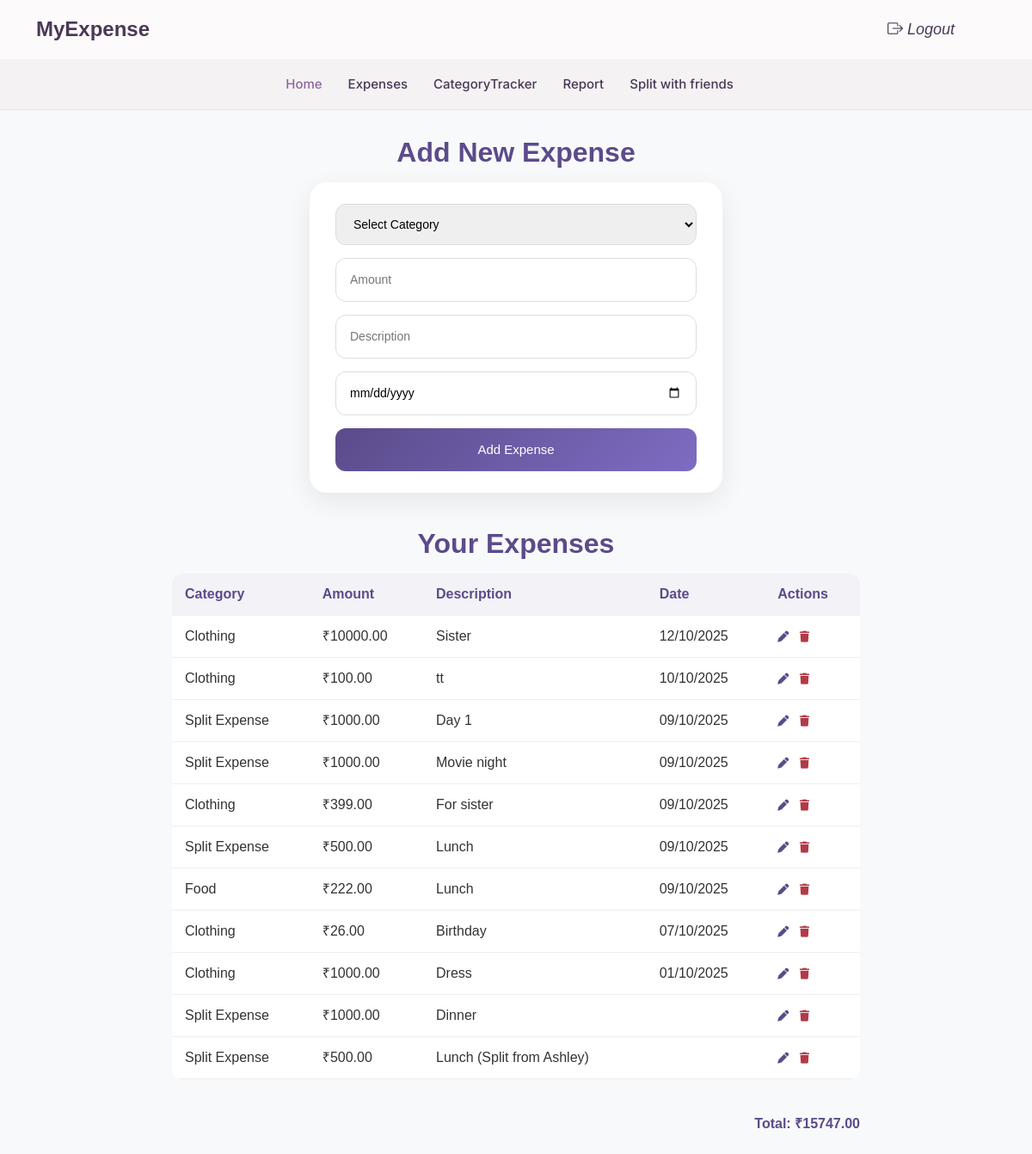
The app's page /expense/ (signed in) with its own data.
### app/models.py (models this page shows, shortened)
class Expense(models.Model):
    user = models.ForeignKey(User, on_delete=models.CASCADE)
    category = models.ForeignKey(Category, on_delete=models.CASCADE, null=True, blank=True)
    amount = models.DecimalField(max_digits=10, decimal_places=2)
    description = models.CharField(max_length=1000, blank=True, null=True)
    date = models.DateField(default=None, null=True, blank=True)

class Category(models.Model):
    category_name = models.CharField(max_length=100, unique=True)

### app/views.py (the view, shortened to what this page needs)
# urls.py: path('expense/',views.Add_expense,name='expense'),
def Add_expense(request):
    categories = Category.objects.all()
    expenses = Expense.objects.filter(user=request.user).order_by('-date', '-id')
    total_amount = sum(exp.amount for exp in expenses)
    return render(request, 'expense.html', {'categories': categories,'expenses': expenses,'total_amount': total_amount})

### template/expense.html (shortened to what this page needs)
{% include 'user_header.html' %}
<!DOCTYPE html>
<html lang="en">
<head>
    <link href="https://cdnjs.cloudflare.com/ajax/libs/font-awesome/6.4.0/css/all.min.css" rel="stylesheet">
</head>
<body>
    <h2>Add New Expense</h2>
    <div class="expense-form-card">
        <form action="{% url 'expense' %}" method="post">
            <div class="form-group">
                <select name="category" required>
                    <option value="" disabled selected>Select Category</option>
                </select>
            </div>
            <div class="form-group">
                <input type="number" name="amount" placeholder="Amount" required>
            </div>
            <div class="form-group">
                <input type="text" name="description" placeholder="Description" required>
            </div>
            <div class="form-group">
                <input type="date" name="date" required>
            </div>
            <button type="submit">Add Expense</button>
        </form>
    </div>
    <h2>Your Expenses</h2>
    <table class="expense-table">
        <tr>
            <th>Category</th>
            <th>Amount</th>
            <th>Description</th>
            <th>Date</th>
            <th>Actions</th>
        </tr>
        {% for i in expenses %}
        <tr>
            <td>{{ i.category.category_name }}</td>
            <td>₹{{ i.amount }}</td>
            <td>{{ i.description }}</td>
            <td>{{ i.date|date:"d/m/Y" }}</td>
            <td>
                <a href="{% url 'exedit' id=i.id %}"><i class="fa-solid fa-pen"></i></a>
                <a href="{% url 'exdelete' id=i.id %}" class="delete"><i class="fa-solid fa-trash"></i></a>
            </td>
        </tr>
        {% empty %}
        <tr>
            <td colspan="5" style="text-align:center; color:#999;">No expenses added yet.</td>
        </tr>
        {% endfor %}
    </table>
    <div class="total">
        Total: ₹{{ total_amount }}
    </div>
</body>
</html>

### template/expense.html (style rules this page uses)
body { font-family: 'Poppins', sans-serif; background: #f8f9fb; color: #333; margin: 0; padding: 0; }
h2 { text-align: center; font-weight: 600; color: #5b4b8a; margin: 30px 0 15px; }
.expense-form-card { max-width: 480px; margin: 0 auto 40px; background: #fff; padding: 25px 30px; border-radius: 20px; box-shadow: 0 10px 30px rgba(0, 0, 0, 0.08); transition: transform 0.2s ease, box-shadow 0.2s ease; }
.expense-form-card form { display: flex; flex-direction: column; gap: 15px; }
.expense-form-card .form-group { position: relative; }
.expense-form-card input, .expense-form-card select { width: 100%; padding: 14px 16px; border-radius: 12px; border: 1px solid #ddd; font-size: 14px; transition: 0.2s; }
.expense-form-card button { padding: 14px; border-radius: 12px; border: none; background: linear-gradient(135deg, #5b4b8a, #7e6cc3); color: #fff; font-size: 15px; font-weight: 500; cursor: pointer; transition: background 0.3s, transform 0.2s; }
.expense-table { max-width: 800px; margin: 0 auto 40px; border-collapse: collapse; width: 100%; background: #fff; border-radius: 12px; overflow: hidden; }
.expense-table th, .expense-table td { padding: 12px 15px; text-align: left; }
.expense-table th { background: #f3f2f7; color: #5b4b8a; font-weight: 600; }
.expense-table tr { border-bottom: 1px solid #eee; transition: background 0.2s ease; }
.expense-table td a { text-decoration: none; color: #5b4b8a; font-size: 13px; margin-right: 8px; }
.expense-table td a.delete { color: #b23a48; }
.total { max-width: 800px; margin: 0 auto 40px; text-align: right; font-weight: 600; color: #5b4b8a; font-size: 16px; }

### records on screen
Expense: category.category_name "Clothing", amount "10000.00", description "Sister", date "12/10/2025"
Expense: category.category_name "Clothing", amount "100.00", description "tt", date "10/10/2025"
Expense: category.category_name "Split Expense", amount "1000.00", description "Day 1", date "09/10/2025"
Expense: category.category_name "Split Expense", amount "1000.00", description "Movie night", date "09/10/2025"
Expense: category.category_name "Clothing", amount "399.00", description "For sister", date "09/10/2025"
Expense: category.category_name "Split Expense", amount "500.00", description "Lunch", date "09/10/2025"
Expense: category.category_name "Food", amount "222.00", description "Lunch", date "09/10/2025"
Expense: category.category_name "Clothing", amount "26.00", description "Birthday", date "07/10/2025"
Expense: category.category_name "Clothing", amount "1000.00", description "Dress", date "01/10/2025"
Expense: category.category_name "Split Expense", amount "1000.00", description "Dinner"
Expense: category.category_name "Split Expense", amount "500.00", description "Lunch (Split from Ashley)"

### other values on screen
{{ total_amount }} "15747.00"
